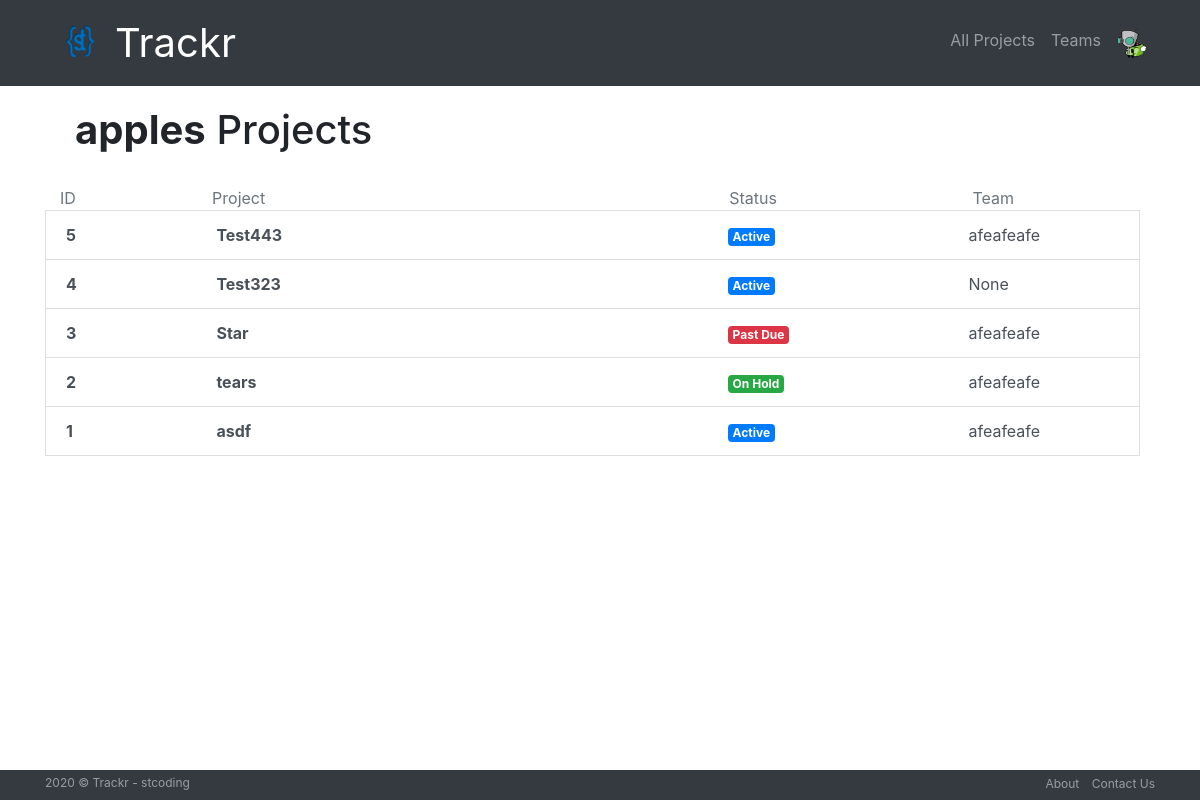
/projects/by/ (signed in), run on an earlier commit of the app's database.
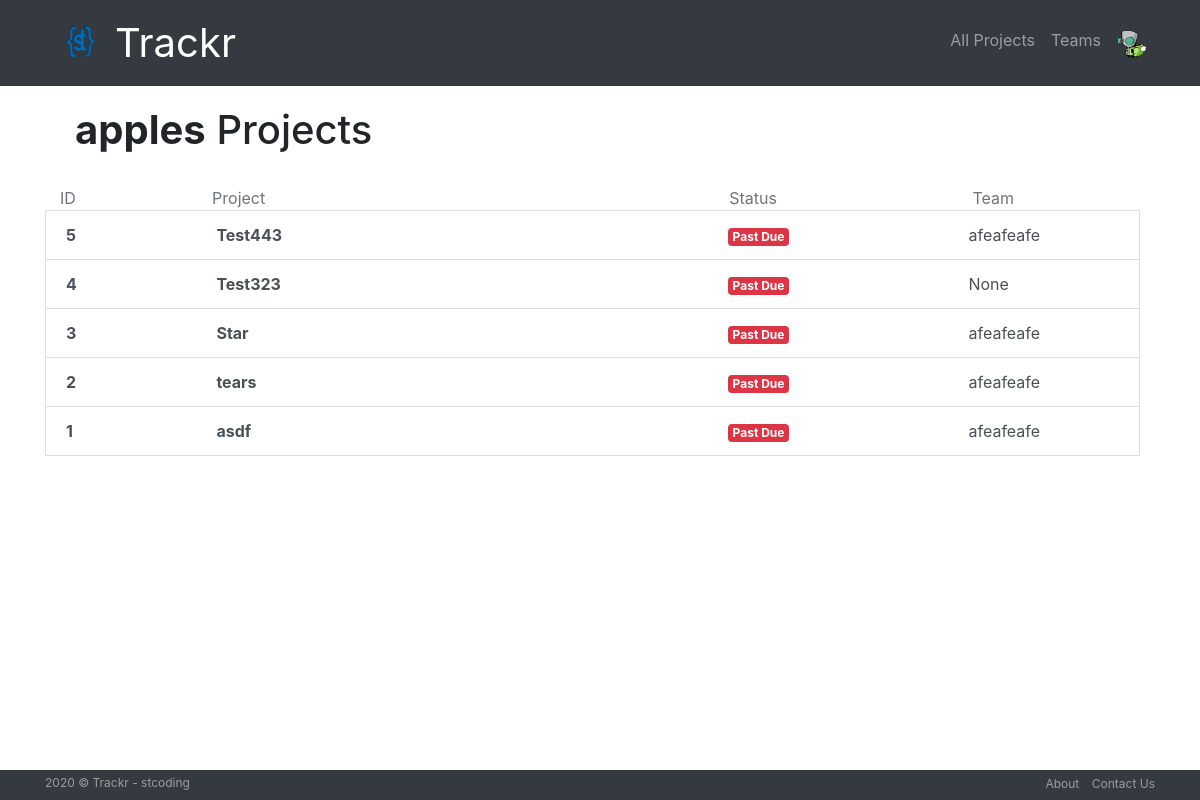
And on a later commit of the database.
### projects/models.py (models this page shows, shortened)
class Project(models.Model):
    id = models.AutoField(primary_key=True)
    project_name = models.CharField(max_length=256)
    workers = models.ManyToManyField(User,through='ProjectWorker')
    created_by = models.ForeignKey(User,related_name='created',null=True,on_delete=models.SET_NULL)
    description = models.TextField()
    created_at = models.DateTimeField(default=timezone.now)
    due_date = models.DateTimeField()
    status = models.CharField(max_length=20,choices=status)
    completed_on = models.DateTimeField(blank=True,null=True)
    team = models.ForeignKey(Team,related_name='projects',null=True,blank=True,on_delete=models.SET_NULL)
    class Meta():
        ordering = ['-created_at']

### teams/models.py (models this page shows, shortened)
class Team(models.Model):
    name = models.CharField(max_length=255, unique=True)
    slug = models.SlugField(allow_unicode=True, unique=True)
    description = models.TextField(blank=True, default='')
    description_html = models.TextField(editable=False, default='', blank=True)
    members = models.ManyToManyField(User,through="TeamMember")
    team_pic = models.ImageField(upload_to='images',default="team.png", null=True, blank=True)
    def __str__(self):
        return self.name
    class Meta:
        ordering = ["name"]

### projects/views.py (the view)
# urls.py: path('by/',views.userProjects,name='for_user'),
@login_required
def userProjects(request):
    projects = Project.objects.filter(workers=request.user)
    project_user = User.objects.prefetch_related("proj_worker").get(
                                    username__iexact=request.user.username)
    context = {'projects':projects,'project_user':project_user}
    return render(request, 'projects/user_project_list.html',context)

### trackr/context-processor.py (called while the page is built)
def extras(request):
    if request.user.is_authenticated:
        profile= request.user.userprofile
        return {'profile':profile}
    else:
        return {}

### projects/templates/projects/user_project_list.html
{% extends "projects/project_base.html" %}
{% block proj_content %}
<div class="container mt-3">
  <h1><strong>{{project_user}}</strong> Projects</h1>
</div>
<br>
<div class="d-flex justify-content-center">
  <div class="container list-group">
    <div class="d-flex justify-content-between align-items-center row">
      <div class="col-sm-1 text-muted">ID</div>
      <div class="col-sm-5 text-muted">Project</div>
      <div class="col-sm-2 text-muted">Status</div>
      <div class="col-sm-2 text-muted">Team</div>
      {% for project in projects %}
        <a href="{% url 'projects:detail' pk=project.pk %}" class="list-group-item list-group-item-action">
          <div class="d-flex justify-content-between align-items-center row">
            <div class="col-sm-1"><strong>{{project.pk}}</strong></div>
            <div class="col-sm-5"><strong>{{project.project_name}}</strong></div>
              {% if project.status == 'Active' %}
                <div class="col-sm-2"><span class="badge badge-primary">{{project.status}}</span></div>
              {% elif project.status == 'Hold' %}
                <div class="col-sm-2"><span class="badge badge-warning">{{project.status}}</span></div>
              {% elif project.status == 'Past Due' %}
                <div class="col-sm-2"><span class="badge badge-danger">{{project.status}}</span></div>
              {% else %}
                <div class="col-sm-2"><span class="badge badge-success">{{project.status}}</span></div>
              {% endif %}
            <div class="col-sm-2">{{project.team}}</div>
          </div>
        </a>
      {% endfor %}
    </div>
  </div>
</div>
{% endblock %}

What changed in the data, as far as the page shows it:
changed Project "Test443": status "Active" → "Past Due"
changed Project "Test323": status "Active" → "Past Due"
changed Project "tears": status "On Hold" → "Past Due"
changed Project "asdf": status "Active" → "Past Due"
